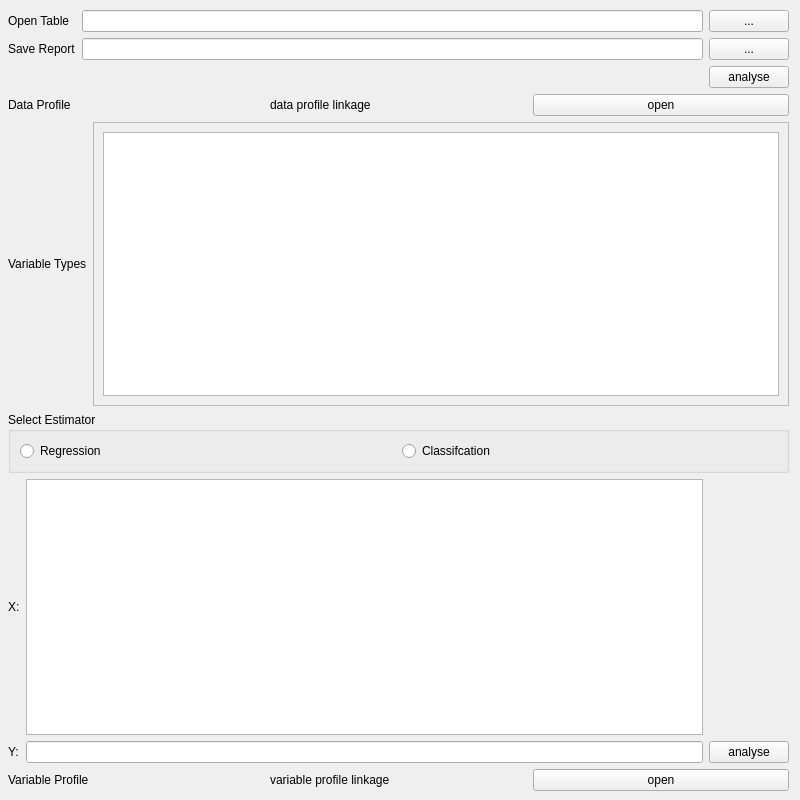
<?xml version="1.0" encoding="UTF-8"?>
<ui version="4.0">
 <class>MainWindow</class>
 <widget class="QMainWindow" name="MainWindow">
  <property name="geometry">
   <rect>
    <x>0</x>
    <y>0</y>
    <width>800</width>
    <height>800</height>
   </rect>
  </property>
  <property name="windowTitle">
   <string>MainWindow</string>
  </property>
  <widget class="QWidget" name="centralwidget">
   <widget class="QWidget" name="">
    <property name="geometry">
     <rect>
      <x>8</x>
      <y>10</y>
      <width>781</width>
      <height>781</height>
     </rect>
    </property>
    <layout class="QGridLayout" name="gridLayout_9">
     <item row="0" column="0">
      <layout class="QGridLayout" name="gridLayout_3">
       <item row="0" column="0">
        <layout class="QGridLayout" name="gridLayout_2">
         <item row="2" column="2">
          <widget class="QPushButton" name="pushButton_3">
           <property name="text">
            <string>analyse</string>
           </property>
          </widget>
         </item>
         <item row="1" column="1">
          <widget class="QLineEdit" name="lineEdit_2"/>
         </item>
         <item row="0" column="2">
          <widget class="QPushButton" name="pushButton">
           <property name="text">
            <string>...</string>
           </property>
          </widget>
         </item>
         <item row="0" column="0">
          <widget class="QLabel" name="label">
           <property name="text">
            <string>Open Table</string>
           </property>
          </widget>
         </item>
         <item row="1" column="0">
          <widget class="QLabel" name="label_2">
           <property name="text">
            <string>Save Report</string>
           </property>
          </widget>
         </item>
         <item row="0" column="1">
          <widget class="QLineEdit" name="lineEdit"/>
         </item>
         <item row="1" column="2">
          <widget class="QPushButton" name="pushButton_2">
           <property name="text">
            <string>...</string>
           </property>
          </widget>
         </item>
        </layout>
       </item>
      </layout>
     </item>
     <item row="1" column="0">
      <layout class="QGridLayout" name="gridLayout_4">
       <item row="0" column="1">
        <widget class="QLabel" name="label_4">
         <property name="text">
          <string>data profile linkage</string>
         </property>
        </widget>
       </item>
       <item row="0" column="2">
        <widget class="QPushButton" name="pushButton_4">
         <property name="text">
          <string>open</string>
         </property>
        </widget>
       </item>
       <item row="0" column="0">
        <widget class="QLabel" name="label_3">
         <property name="text">
          <string>Data Profile</string>
         </property>
        </widget>
       </item>
      </layout>
     </item>
     <item row="2" column="0">
      <layout class="QGridLayout" name="gridLayout_5">
       <item row="0" column="0">
        <widget class="QLabel" name="label_5">
         <property name="text">
          <string>Variable Types</string>
         </property>
        </widget>
       </item>
       <item row="0" column="1">
        <widget class="QScrollArea" name="scrollArea">
         <property name="widgetResizable">
          <bool>true</bool>
         </property>
         <widget class="QWidget" name="scrollAreaWidgetContents">
          <property name="geometry">
           <rect>
            <x>0</x>
            <y>0</y>
            <width>685</width>
            <height>279</height>
           </rect>
          </property>
          <layout class="QGridLayout" name="gridLayout">
           <item row="0" column="0">
            <widget class="QTextEdit" name="textEdit"/>
           </item>
          </layout>
         </widget>
        </widget>
       </item>
      </layout>
     </item>
     <item row="3" column="0">
      <widget class="QGroupBox" name="groupBox">
       <property name="title">
        <string>Select Estimator</string>
       </property>
       <layout class="QGridLayout" name="gridLayout_6">
        <item row="0" column="0">
         <widget class="QRadioButton" name="radioButton">
          <property name="text">
           <string>Regression</string>
          </property>
         </widget>
        </item>
        <item row="0" column="1">
         <widget class="QRadioButton" name="radioButton_2">
          <property name="text">
           <string>Classifcation</string>
          </property>
         </widget>
        </item>
       </layout>
      </widget>
     </item>
     <item row="4" column="0">
      <layout class="QGridLayout" name="gridLayout_8">
       <item row="1" column="2">
        <widget class="QPushButton" name="pushButton_5">
         <property name="text">
          <string>analyse</string>
         </property>
        </widget>
       </item>
       <item row="1" column="1">
        <widget class="QLineEdit" name="lineEdit_3"/>
       </item>
       <item row="1" column="0">
        <widget class="QLabel" name="label_7">
         <property name="text">
          <string>Y:</string>
         </property>
        </widget>
       </item>
       <item row="0" column="0">
        <widget class="QLabel" name="label_6">
         <property name="text">
          <string>X:</string>
         </property>
        </widget>
       </item>
       <item row="0" column="1">
        <widget class="QTextEdit" name="textEdit_2"/>
       </item>
      </layout>
     </item>
     <item row="5" column="0">
      <layout class="QGridLayout" name="gridLayout_7">
       <item row="0" column="0">
        <widget class="QLabel" name="label_8">
         <property name="text">
          <string>Variable Profile</string>
         </property>
        </widget>
       </item>
       <item row="0" column="1">
        <widget class="QLabel" name="label_9">
         <property name="text">
          <string>variable profile linkage</string>
         </property>
        </widget>
       </item>
       <item row="0" column="2">
        <widget class="QPushButton" name="pushButton_6">
         <property name="text">
          <string>open</string>
         </property>
        </widget>
       </item>
      </layout>
     </item>
    </layout>
   </widget>
  </widget>
 </widget>
 <resources/>
 <connections/>
</ui>
